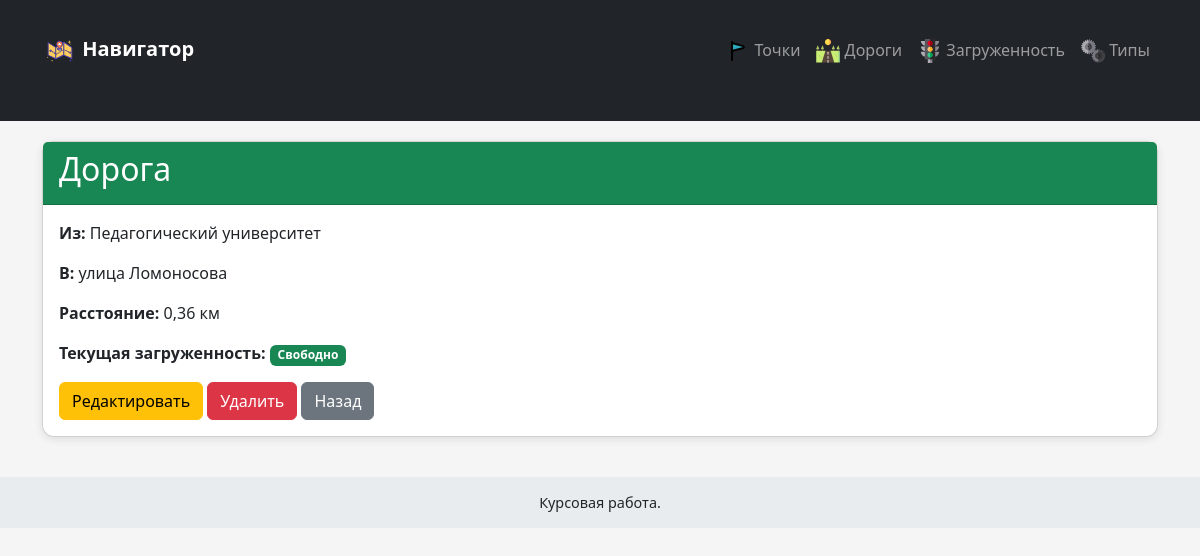
The app's page /roads/100/, older data.
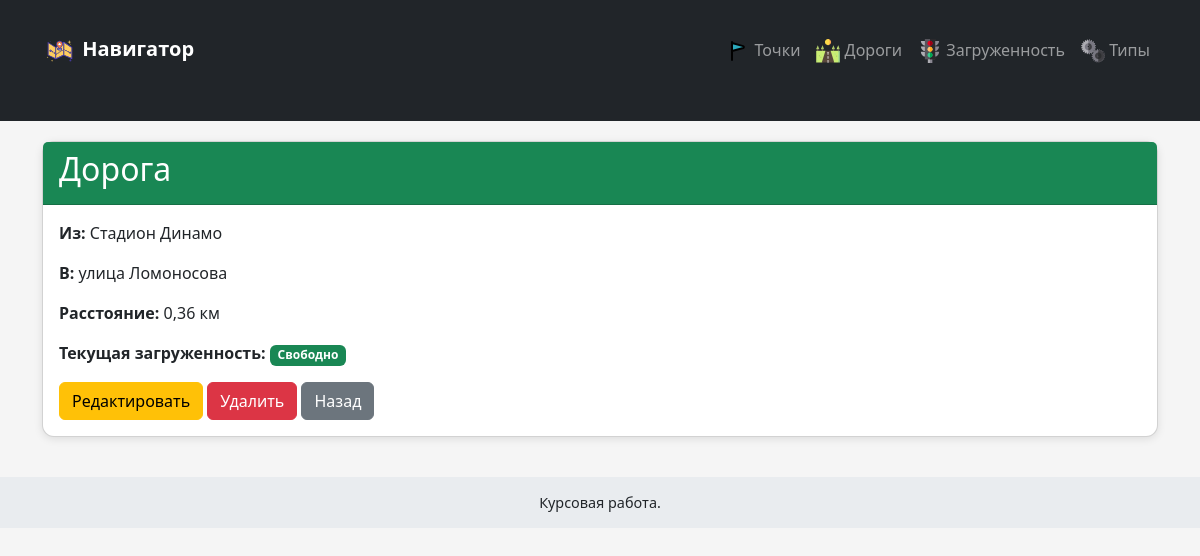
The same page, newer data.
### traffic/models.py (models this page shows, shortened)
class RoadSegment(models.Model):
    point_a = models.ForeignKey(Location, on_delete=models.CASCADE, related_name='road_segment_start', verbose_name="Точка А")
    point_b = models.ForeignKey(Location, on_delete=models.CASCADE, related_name='road_segment_end', verbose_name="Точка B")
    distance_km = models.FloatField(verbose_name="Расстояние (км)")
    class Meta:
        verbose_name = 'Отрезок пути'
        verbose_name_plural = 'Отрезки пути'
        unique_together = ('point_a', 'point_b')

class Location(models.Model):
    name = models.CharField(max_length=100, verbose_name="Название")
    latitude = models.FloatField(verbose_name="Широта")
    longitude = models.FloatField(verbose_name="Долгота")
    class Meta:
        verbose_name = 'Населённый пункт'
        verbose_name_plural = 'Населённые пункты'
        unique_together = ('latitude', 'longitude')

class Traffic(models.Model):
    road_segment = models.OneToOneField(
        RoadSegment,
        on_delete=models.CASCADE,
        related_name='traffic',
        verbose_name="Отрезок пути"
    )
    congestion_type = models.ForeignKey(CongestionType, on_delete=models.PROTECT, verbose_name="Тип загруженности")
    last_updated = models.DateTimeField(auto_now=True, verbose_name="Последнее обновление")
    class Meta:
        verbose_name = 'Загруженность дороги'
        verbose_name_plural = 'Загруженность дорог'

class CongestionType(models.Model):
    name = models.CharField(max_length=50, verbose_name="Название типа")
    time_coefficient = models.FloatField(default=1.0, verbose_name="Коэффициент времени")
    class Meta:
        verbose_name = 'Тип загруженности'
        verbose_name_plural = 'Типы загруженности'

### traffic/views.py (the view, shortened to what this page needs)
    def handler(request, pk=None):
        if pk is not None:
            obj = get_object_or_404(model, pk=pk)
            if model == Traffic:
                obj = get_object_or_404(Traffic.objects.select_related('road_segment', 'congestion_type'), pk=pk)
            elif model == RoadSegment:
                obj = get_object_or_404(RoadSegment.objects.select_related('point_a', 'point_b', 'traffic__congestion_type'), pk=pk)
            return render(request, f'traffic/detail_{template_base}.html', {template_base: obj})

### traffic/views.py (called while the page is built, shortened)
def create_crud_handler(model, form_class, template_base, serialize_func=None):
    def handler(request, pk=None):
        if pk is not None:
            obj = get_object_or_404(model, pk=pk)
            if model == Traffic:
                obj = get_object_or_404(Traffic.objects.select_related('road_segment', 'congestion_type'), pk=pk)
            elif model == RoadSegment:
                obj = get_object_or_404(RoadSegment.objects.select_related('point_a', 'point_b', 'traffic__congestion_type'), pk=pk)
            return render(request, f'traffic/detail_{template_base}.html', {template_base: obj})
    return handler

### traffic/templates/traffic/detail_road.html (shortened to what this page needs)
{% extends 'traffic/layout.html' %}
{% block content %}
<div class="card">
    <div class="card-header bg-success text-white">
        <h2>Дорога</h2>
    </div>
    <div class="card-body">
        <p><strong>Из:</strong> {{ road.point_a.name }}</p>
        <p><strong>В:</strong> {{ road.point_b.name }}</p>
        <p><strong>Расстояние:</strong> {{ road.distance_km }} км</p>
        {% if road.traffic %}
            <p><strong>Текущая загруженность:</strong>
                <span class="badge
                    {% if road.traffic.congestion_type.name == 'Свободно' %}bg-success
                    {% elif road.traffic.congestion_type.name == 'Затор' %}bg-warning
                    {% elif road.traffic.congestion_type.name == 'Пробка' %}bg-danger
                    {% else %}bg-secondary
                    {% endif %}">
                    {{ road.traffic.congestion_type.name }}
                </span>
            </p>
        {% endif %}
        <a href="{% url 'road_update' road.id %}" class="btn btn-warning">Редактировать</a>
        <a href="{% url 'road_delete' road.id %}" class="btn btn-danger">Удалить</a>
        <a href="{% url 'roads' %}" class="btn btn-secondary">Назад</a>
    </div>
</div>
{% endblock %}

Row changes from the older to the newer data that the page shows:
changed RoadSegment "улица Ломоносова": point_a.name "Педагогический университет" → "Стадион Динамо"
